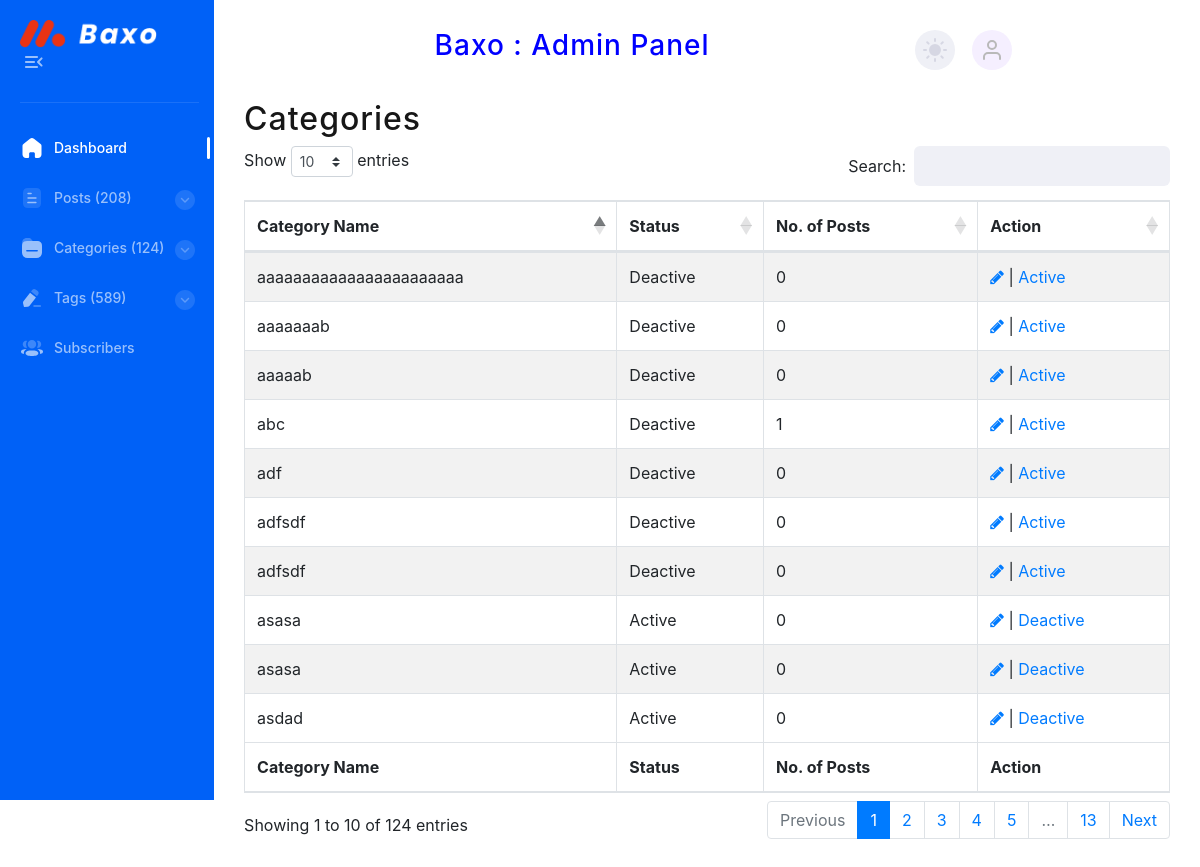
/admin/category_list.php (signed in), run on the app's committed database.
### tables this page shows
CREATE TABLE `khabarnewindia_category` (
  `id` int(11) NOT NULL,
  `name` varchar(200) NOT NULL,
  `status` int(11) NOT NULL,
  `created` datetime NOT NULL DEFAULT '0000-00-00 00:00:00',
  `modified` timestamp NOT NULL DEFAULT current_timestamp()
);

### admin/category_list.php (the view, shortened to what this page needs)
<?php
  $pdoConnect = new connect_pdo();
  $db = $pdoConnect->connectToDB();
?>
<!DOCTYPE html>
<html lang="en">
<head>
    <link rel="stylesheet" href="./css/style.min.css">
    <link rel="stylesheet" href="https://cdnjs.cloudflare.com/ajax/libs/twitter-bootstrap/4.5.2/css/bootstrap.css">
    <link rel="stylesheet" href="https://cdn.datatables.net/1.13.5/css/dataTables.bootstrap4.min.css">
    <link rel="stylesheet" href="https://cdnjs.cloudflare.com/ajax/libs/font-awesome/4.7.0/css/font-awesome.min.css">
</head>
<body>
<div class="page-flex">
  <?php include('./includes/sidebar.php');?>
  <div class="main-wrapper">
    <?php include('./includes/main_nav.php'); ?>
    <main class="" id="skip-target">
        <div class='col-lg-12 col-md-12 col-sm-12 col-xs-12 '>
            <div class="container">
                <div class="table-responsive">
                    <div class="table-wrapper">
                        <div class="table-title">
                            <div class="row">
                                <div class="col-sm-8"><h2>Categories</h2></div>
                            </div>
                        </div>
                        <table id="example" class="table table-striped table-bordered" style="width:100%">
                            <thead>
                                                <tr>
                                                    <th>Category Name</th><th>Status</th><th>No. of Posts</th><th>Action</th>                    </tr>
                            </thead>
                            <tbody>
											<?php
												$sel_record=$db->query("select * from khabarnewindia_category  order by created desc");
												$num_record=$sel_record->rowCount();
												if($num_record)
												{
													while($fetch_record=$sel_record->fetch(PDO::FETCH_ASSOC))
													{
														$t_id=$fetch_record['id'];
														$encrypt_id=base64_encode($t_id);
														$title=$fetch_record['name'];
														$status=ucfirst($fetch_record['status']);
														if($status==1)
														{
															$st_content="Deactive";
															$status_display="Active";
														}
														else
														{
															$st_content="Active";
															$status_display="Deactive";
														}
														$ed_text=base64_encode("edit");
														$st_text=base64_encode("status");
														$sel_post = $db->query("select * from khabarnewindia_post_category where category_id='$t_id'");
														$count_post = $sel_post->rowCount();
														echo"<tr>
														<td>$title</td>
														<td>$status_display</td>
														<td>$count_post</td>
														<td><a href='add_category.php?tid=$encrypt_id&act=$ed_text' title='Edit'><i class='fa fa-pencil' aria-hidden='true''></i></a> | <a href='category_list.php?tid=$encrypt_id&act=$st_text'>$st_content</a></td>
														</tr>";
													}
												}
												else
												{
													echo"<tr><td>No Record found!</td><td></td><td></td><td></td></tr>";
												}
											?>
                                            </tbody>
                            <tfoot>
                            <tr>
                                                    <th>Category Name</th><th>Status</th><th>No. of Posts</th><th>Action</th>                    </tr>
                            </tfoot>
                        </table>
                    </div>
                </div>
            </div>
        </div>
    </main>
  </div>
</div>
</body>
</html>

### data on the page
khabarnewindia_category: name "adf", status "Deactive", count_post "0", status "Active"
khabarnewindia_category: name "asdad", status "Active", count_post "0", status "Deactive"
khabarnewindia_category: name "adfsdf", status "Deactive", count_post "0", status "Active"
khabarnewindia_category: name "adfsdf", status "Deactive", count_post "0", status "Active"
khabarnewindia_category: name "asasa", status "Active", count_post "0", status "Deactive"
khabarnewindia_category: name "asasa", status "Active", count_post "0", status "Deactive"
khabarnewindia_category: name "aaaaaaab", status "Deactive", count_post "0", status "Active"
khabarnewindia_category: name "aaaaab", status "Deactive", count_post "0", status "Active"
khabarnewindia_category: name "aaaaaaaaaaaaaaaaaaaaaaa", status "Deactive", count_post "0", status "Active"
khabarnewindia_category: name "abc", status "Deactive", count_post "1", status "Active"

### other printed values
$total_post_all "208"
$total_category_all "124"
$total_tags "589"
